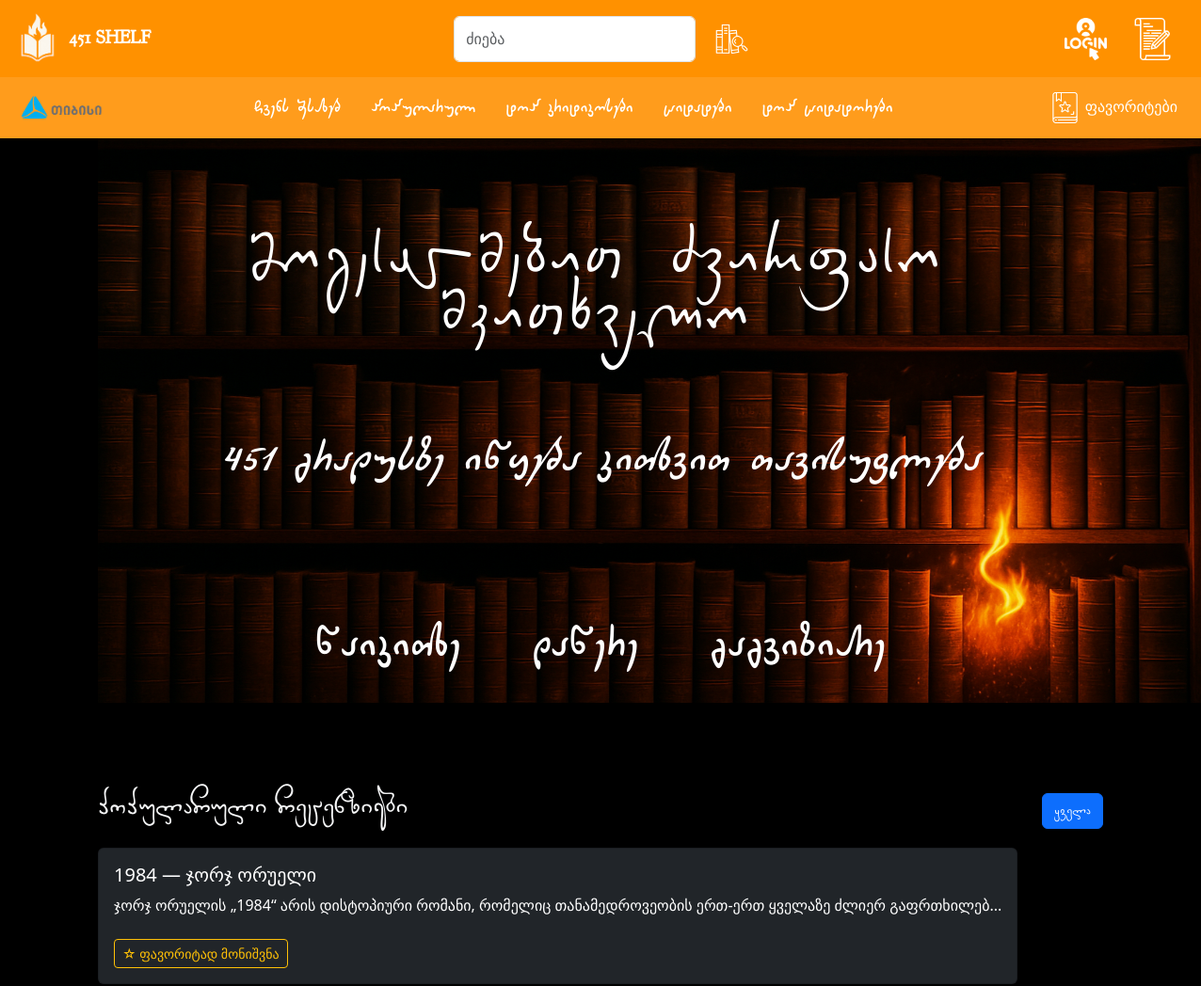
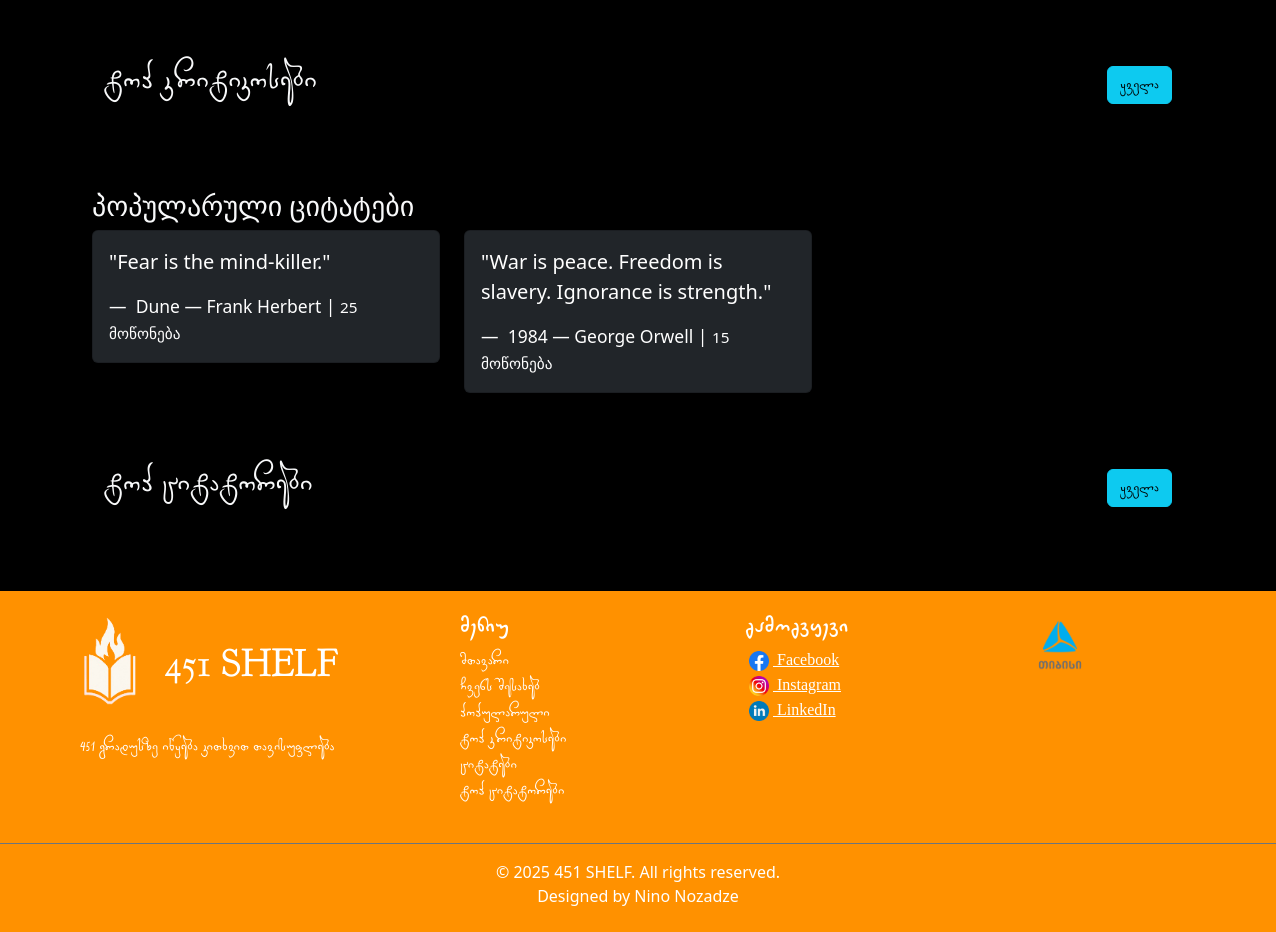
The page / on the database its author committed (2 pictures, top to bottom).
### models.py (models this page shows)
class Review(db.Model):
    id = db.Column(db.Integer, primary_key=True)
    content = db.Column(db.Text, nullable=False)
    genre = db.Column(db.String(100))
    image = db.Column(db.String(255))
    timestamp = db.Column(db.DateTime, default=db.func.current_timestamp())
    user_id = db.Column(db.Integer, db.ForeignKey('user.id'), nullable=False)
    book_id = db.Column(db.Integer, db.ForeignKey('book.id'), nullable=False)
    liked_by_users = db.relationship('User', secondary=favorites_reviews, backref='favorite_reviews')

class Book(db.Model):
    id = db.Column(db.Integer, primary_key=True)
    title = db.Column(db.String(150), nullable=False)
    author = db.Column(db.String(100), nullable=False)
    cover_url = db.Column(db.String(300))
    reviews = db.relationship('Review', backref='book', lazy=True)
    quotes = db.relationship('Quote', backref='book', lazy=True)

class Quote(db.Model):
    id = db.Column(db.Integer, primary_key=True)
    text = db.Column(db.Text, nullable=False)
    author = db.Column(db.String(100))
    book_title = db.Column(db.String(150))
    timestamp = db.Column(db.DateTime, default=db.func.current_timestamp())
    user_id = db.Column(db.Integer, db.ForeignKey('user.id'), nullable=False)
    book_id = db.Column(db.Integer, db.ForeignKey('book.id'), nullable=True)
    likes = db.Column(db.Integer, default=0)
    liked_by_users = db.relationship('User', secondary=favorites_quotes, backref='favorite_quotes')

### routes.py (the view)
@main.route("/")
def home():
    popular_books = (
        Book.query
        .outerjoin(Review)
        .group_by(Book.id)
        .order_by(func.count(Review.id).desc())
        .limit(3)
        .all()
    )
    popular_quotes = Quote.query.order_by(Quote.likes.desc()).limit(3).all()
    popular_reviews = sorted(Review.query.all(), key=lambda r: len(r.liked_by_users), reverse=True)[:3]
    top_critics = (
        User.query
        .join(Review)
        .group_by(User.id)
        .having(func.count(Review.id) >= 20)
        .order_by(func.count(Review.id).desc())
        .limit(3)
        .all()
    )
    top_quoters = (
        User.query
        .join(Quote)
        .group_by(User.id)
        .having(func.count(Quote.id) >= 20)
        .order_by(func.count(Quote.id).desc())
        .limit(3)
        .all()
    )
    return render_template(
        'home.html',
        popular_books=popular_books,
        popular_quotes=popular_quotes,
        popular_reviews=popular_reviews,
        top_critics=top_critics,
        top_quoters=top_quoters
    )

### templates/home.html (shortened to what this page needs)
{% extends "base.html" %}
{% block content %}
<div class="container home">
    <div class="container-fluid justify-content-center text-center">
        <div class="opener">
            <img class="bookshelf" src="/static/images/ChatGPT Image Jul 11, 2025, 08_20_18 PM.png" alt="Bookshelf">
            <div class="textsh">
                <h1 class="text-center mkmta text-white">მოგესალმებით ძვირფასო მკითხველო</h1>
                <h2 class="text-center mkitxveli text-white mx-auto"><i>451 გრადუსზე იწყება კითხვით თავისუფლება</i></h2>
                <h5 class="text-center mkipa text-white">წაიკითხე დაწერე გაგვიზიარე </h5>
            </div>
        </div>
    </div>
    <br>
    <br>
    <br>
    <section class="container my-5">
        <div class="d-flex justify-content-between align-items-center text-light fifitxt">
            <h2 class="section-title">პოპულარული რეცენზიები</h2>
            <a href="{{ url_for('main.popular') }}" class="btn btn-primary">ყველა</a>
        </div>
        <div class="d-flex overflow-auto gap-4 py-3">
            {% for review in popular_reviews %}
            <div class="card bg-dark text-white" style="min-width: 250px;">
                <div class="card-body">
                    <h5 class="card-title">{{ review.book.title }} — {{ review.book.author }}</h5>
                    <p class="card-text">{{ review.content[:100] }}...</p>
                    <form action="{{ url_for('main.toggle_favorite_review', review_id=review.id) }}" method="post">
                        <button type="submit" class="btn btn-sm btn-outline-warning mt-2">
                            {% if current_user.is_authenticated and review in current_user.favorite_reviews %}
                            ★ მონიშნულია
                            {% else %}
                            ☆ ფავორიტად მონიშვნა
                            {% endif %}
                        </button>
                    </form>
                </div>
            </div>
            {% endfor %}
        </div>
    </section>
    <section class="container my-5">
        <div class="d-flex justify-content-between align-items-center text-light fifitxt">
            <h2 class="section-title warwera"> ტოპ კრიტიკოსები</h2>
            <a href="{{ url_for('main.top_critics') }}" class="btn btn-info">ყველა</a>
        </div>
        <div class="d-flex overflow-auto gap-4 py-3">
        </div>
    </section>
    <h3 class="text-light mt-5 warwera">პოპულარული ციტატები</h3>
    <div class="row">
        {% for quote in popular_quotes %}
        <div class="col-md-4">
            <div class="card bg-dark text-white mb-4">
                <div class="card-body">
                    <blockquote class="blockquote mb-0">
                        <p>"{{ quote.text }}"</p>
                        <footer class="blockquote-footer text-white mt-2">
                            {{ quote.book_title }} — {{ quote.author }} |
                            <small>{{ quote.likes }} მოწონება</small>
                        </footer>
                    </blockquote>
                </div>
            </div>
        </div>
        {% endfor %}
    </div>
    <section class="container my-5">
        <div class="d-flex justify-content-between align-items-center text-light fifitxt">
            <h2 class="section-title warwera"> ტოპ ციტატორები</h2>
            <a href="{{ url_for('main.top_quoters') }}" class="btn btn-info">ყველა</a>
        </div>
        <div class="d-flex overflow-auto gap-4 py-3">
        </div>
    </section>
</div>
{% endblock %}

### templates/base.html (shortened to what this page needs)
<!DOCTYPE html>
<html lang="en">
<head>
    <link rel="stylesheet" href="/static/style.css">
    <link href="https://cdn.jsdelivr.net/npm/bootstrap@5.3.6/dist/css/bootstrap.min.css" rel="stylesheet">
</head>
<body class="body bg-black">
{% include "navbar.html" %}
<div class="container">
    {% block content %}{% endblock %}
</div>
 {% include "footer.html" %}
</body>
</html>

### templates/navbar.html (shortened to what this page needs)
<nav class="navbar navbar-expand-lg">
    <div class="container-fluid">
        <a class="navbar-brand logname text-white" href="/">
            <img src="/static/images/logo1.png" alt="Logo" width="40" class="mx-2 d-inline-block"> 451 SHELF
        </a>
        <div class="collapse navbar-collapse" id="navbarNavContent">
            <form action="{{ url_for('main.search') }}" method="GET" class="d-flex mx-auto my-2">
                <input class="form-control me-2" type="search" name="q" placeholder="ძიება" aria-label="Search">
                <button class="btn" type="submit">
                    <img class="searchlogo" src="/static/images/book (1).png" alt="Search">
                </button>
            </form>
            {% if current_user.is_authenticated %}
            <a href="{{ url_for('blog.my_blog') }}" class="d-flex align-items-center text-decoration-none mx-2">
                <img src="{{ url_for('static', filename='uploads/' + (current_user.image or 'default.png')) }}"
                     alt="profile" width="40" height="40" class="rounded-circle me-2" style="object-fit: cover;">
                <span class="text-light my-2">{{ current_user.username }}</span>
            </a>
            <a class="nav-link mx-2" href="{{ url_for('auth.logout') }}"><img class="logout"
                                                                              src="/static/images/logout.png"
                                                                              alt="Logout"></a>
            {% else %}
            <div class="d-flex px-1">
                <a href="/login" class="btn">
                    <img class="login" src="/static/images/login.png" alt="Login">
                </a>
                <a href="/signup" class="btn">
                    <img class="signup" src="/static/images/signup.png" alt="signup">
                </a>
            </div>
            {% endif %}
        </div>
    </div>
</nav>
<nav class="navbar navbar1 navbar-expand-lg ">
    <div class="container-fluid">
        <a href="https://tbcbank.ge/ka/tbc-education" class="mx-2"><img class="tbclll"
                                                                        src="/static/images/tbc-logo%20(2).png"> </a>
        <div class="mx-auto">
            <ul class="navbar-nav gap-3">
                <li class="nav-item">
                    <a class="nav-link navlinko text-white" href="{{ url_for('main.about') }}">ჩვენს შესახებ</a>
                </li>
                <li class="nav-item">
                    <a class="nav-link navlinko text-white" href="/popular">პოპულარული</a>
                </li>
                <li class="nav-item">
                    <a class="nav-link navlinko text-white" href="{{ url_for('main.top_critics') }}">ტოპ კრიტიკოსები</a>
                </li>
                <li class="nav-item">
                    <a class="nav-link navlinko text-white" href="/quotes">ციტატები</a>
                </li>
                <li class="nav-item">
                    <a class="nav-link navlinko text-white" href="{{ url_for('main.top_quoters') }}">ტოპ ციტატორები</a>
                </li>
            </ul>
        </div>
        <div class="d-flex">
            {% if current_user.is_authenticated %}
            <a href="{{ url_for('main.favorites') }}" class="btn navlinko text-white">
                <img src="{{ url_for('static', filename='images/book (2).png') }}" alt="favs" class="fav"> ფავორიტები
            </a>
            {% else %}
            <a href="{{ url_for('auth.login') }}" class="btn navlinko text-white">
                <img src="{{ url_for('static', filename='images/book (2).png') }}" alt="favs" class="fav"> ფავორიტები
            </a>
            {% endif %}
        </div>
    </div>
</nav>

### templates/footer.html (shortened to what this page needs)
<footer class="fexi text-white pt-4 pb-2 mt-5">
  <div class="container text-md-left">
    <div class="row">
      <div class="col-md-4">
        <div class="d-flex fexiti mb-3">
         <img src="/static/images/logo1.png" alt="Logo" width="60" class="mb-2 d-flex">
        <h1 class="text-uppercase d-flex p-4" style="font-family: mainf;">451 SHELF</h1>
        </div>
        <p class="lasttxt">451 გრადუსზე იწყება კითხვით თავისუფლება</p>
      </div>
      <div class="col-md-3">
        <h5 class="text-uppercase foottxt">მენიუ</h5>
        <ul class="list-unstyled">
          <li><a href="/" class="text-white text-decoration-none  lasttxt">მთავარი</a></li>
          <li><a href="/about" class="text-white text-decoration-none  lasttxt">ჩვენს შესახებ</a></li>
          <li><a href="/popular" class="text-white text-decoration-none  lasttxt">პოპულარული</a></li>
          <li><a href="/top-critics" class="text-white text-decoration-none  lasttxt">ტოპ კრიტიკოსები</a></li>
          <li><a href="/quotes" class="text-white text-decoration-none  lasttxt">ციტატები</a></li>
          <li><a href="/top-quoters" class="text-white text-decoration-none  lasttxt">ტოპ ციტატორები</a></li>
        </ul>
      </div>
      <div class="col-md-3">
        <h5 class="text-uppercase foottxt">გამოგვყევი</h5>
        <a href="#" class="text-white  soctxt  me-3 my-3"> <img src="/static/images/facebook.png" alt="facebook" width="20px" class="mx-1">  Facebook</a><br>
        <a href="#" class="text-white soctxt  me-3 my-3"> <img src="/static/images/insta.png" alt="intagram" width="20px" class="mx-1"> Instagram</a><br>
        <a href="#" class="text-white  soctxt my-3"> <img src="/static/images/linkedin.png" alt="linkedin" width="20px" class="mx-1"> LinkedIn</a>
      </div>
      <div class="col-md-2">
          <a href="https://tbcbank.ge/ka/tbc-education" class="tbc"><img class="tbclogo" src="/static/images/tbc-logo.png"> </a>
      </div>
    </div>
  </div>
  <div class="text-center py-3 mt-4 border-top border-secondary">
    © 2025 451 SHELF. All rights reserved. <br>
    Designed by Nino Nozadze
  </div>
</footer>

### static/style.css (style rules this page uses)
.navbar { background-color: #ff9100; }
.navbar1 { background-color: #ff9c1c; }
.logname { font-family: mainf; font-weight: bold; color: white; font-size: 30px; }
.searchlogo { width: 35px; }
.login { width: 45px; }
.signup { width: 45px; }
.fav { width: 35px; }
.navlinko { font-family: gio; }
.tbclogo { width: 60px; }
.bookshelf { width: 1200px; height: 600px; }
.bookshelf { z-index: 1; position: relative; }
.textsh { z-index: 3; position: relative; margin-top: -550px; }
.mkmta { font-family: geo1; margin-top: 50px; font-size: 50px; }
.mkitxveli { font-family: gio; margin-top: 100px; font-size: 39px; width: 1000px; }
.mkipa { font-family: gio; margin-top: 150px; font-size: 39px; word-spacing: 55px; }
.fexiti { display: inline-flex; text-align: center; }
.fexi { background-color: #ff9100; }
.foottxt { font-family: gio; }
.lasttxt { font-family: merabi; }
.soctxt { font-family: bodyf; }
.fifitxt { font-family: merabi; }
.tbclll { width: 90px; height: 30px; }

### rows shown on the page
Review: book "1984", book.author "ჯორჯ ორუელი", content "ჯორჯ ორუელის „1984“ არის დისტოპიური რომანი, რომელიც თანამედროვეობის ერთ-ერთ ყველაზე ძლიერ გაფრთხილებ"
Quote: text "Fear is the mind-killer.", book_title "Dune", author "Frank Herbert", likes "25"
Quote: text "War is peace. Freedom is slavery. Ignorance is strength.", book_title "1984", author "George Orwell", likes "15"
